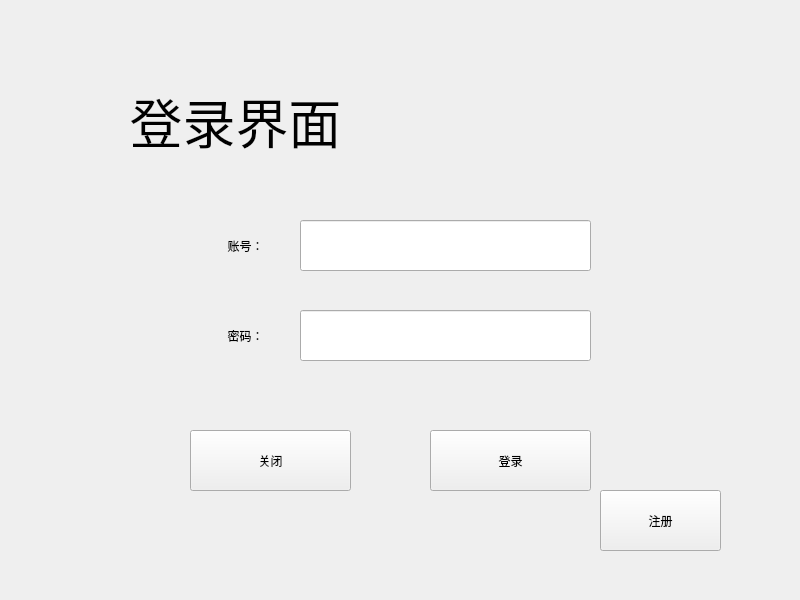
<?xml version="1.0" encoding="UTF-8"?>
<ui version="4.0">
 <class>Form_Login</class>
 <widget class="QWidget" name="Form_Login">
  <property name="geometry">
   <rect>
    <x>0</x>
    <y>0</y>
    <width>800</width>
    <height>600</height>
   </rect>
  </property>
  <property name="windowTitle">
   <string>Form_Login</string>
  </property>
  <property name="styleSheet">
   <string notr="true"/>
  </property>
  <widget class="QPushButton" name="btn_login">
   <property name="geometry">
    <rect>
     <x>430</x>
     <y>430</y>
     <width>161</width>
     <height>61</height>
    </rect>
   </property>
   <property name="text">
    <string>登录</string>
   </property>
  </widget>
  <widget class="QLabel" name="lbl_title">
   <property name="geometry">
    <rect>
     <x>30</x>
     <y>50</y>
     <width>411</width>
     <height>141</height>
    </rect>
   </property>
   <property name="styleSheet">
    <string notr="true">Font: 40pt;</string>
   </property>
   <property name="text">
    <string>登录界面</string>
   </property>
   <property name="alignment">
    <set>Qt::AlignCenter</set>
   </property>
  </widget>
  <widget class="QLabel" name="BACKGROUND">
   <property name="geometry">
    <rect>
     <x>0</x>
     <y>0</y>
     <width>800</width>
     <height>600</height>
    </rect>
   </property>
   <property name="text">
    <string/>
   </property>
   <property name="scaledContents">
    <bool>true</bool>
   </property>
  </widget>
  <widget class="QPushButton" name="btn_signUp">
   <property name="geometry">
    <rect>
     <x>600</x>
     <y>490</y>
     <width>121</width>
     <height>61</height>
    </rect>
   </property>
   <property name="text">
    <string>注册</string>
   </property>
  </widget>
  <widget class="QPushButton" name="btn_quit">
   <property name="geometry">
    <rect>
     <x>190</x>
     <y>430</y>
     <width>161</width>
     <height>61</height>
    </rect>
   </property>
   <property name="text">
    <string>关闭</string>
   </property>
  </widget>
  <widget class="QFrame" name="Widget_Main">
   <property name="geometry">
    <rect>
     <x>130</x>
     <y>170</y>
     <width>521</width>
     <height>241</height>
    </rect>
   </property>
   <property name="frameShape">
    <enum>QFrame::NoFrame</enum>
   </property>
   <property name="frameShadow">
    <enum>QFrame::Plain</enum>
   </property>
   <widget class="QLineEdit" name="le_username">
    <property name="geometry">
     <rect>
      <x>170</x>
      <y>50</y>
      <width>291</width>
      <height>51</height>
     </rect>
    </property>
   </widget>
   <widget class="QLineEdit" name="le_password">
    <property name="geometry">
     <rect>
      <x>170</x>
      <y>140</y>
      <width>291</width>
      <height>51</height>
     </rect>
    </property>
   </widget>
   <widget class="QLabel" name="lbl_username">
    <property name="geometry">
     <rect>
      <x>10</x>
      <y>50</y>
      <width>211</width>
      <height>51</height>
     </rect>
    </property>
    <property name="text">
     <string>账号：</string>
    </property>
    <property name="alignment">
     <set>Qt::AlignCenter</set>
    </property>
   </widget>
   <widget class="QLabel" name="lbl_password">
    <property name="geometry">
     <rect>
      <x>10</x>
      <y>140</y>
      <width>211</width>
      <height>51</height>
     </rect>
    </property>
    <property name="text">
     <string>密码：</string>
    </property>
    <property name="alignment">
     <set>Qt::AlignCenter</set>
    </property>
   </widget>
  </widget>
  <zorder>BACKGROUND</zorder>
  <zorder>btn_login</zorder>
  <zorder>lbl_title</zorder>
  <zorder>btn_signUp</zorder>
  <zorder>Widget_Main</zorder>
  <zorder>btn_quit</zorder>
 </widget>
 <resources/>
 <connections/>
</ui>
